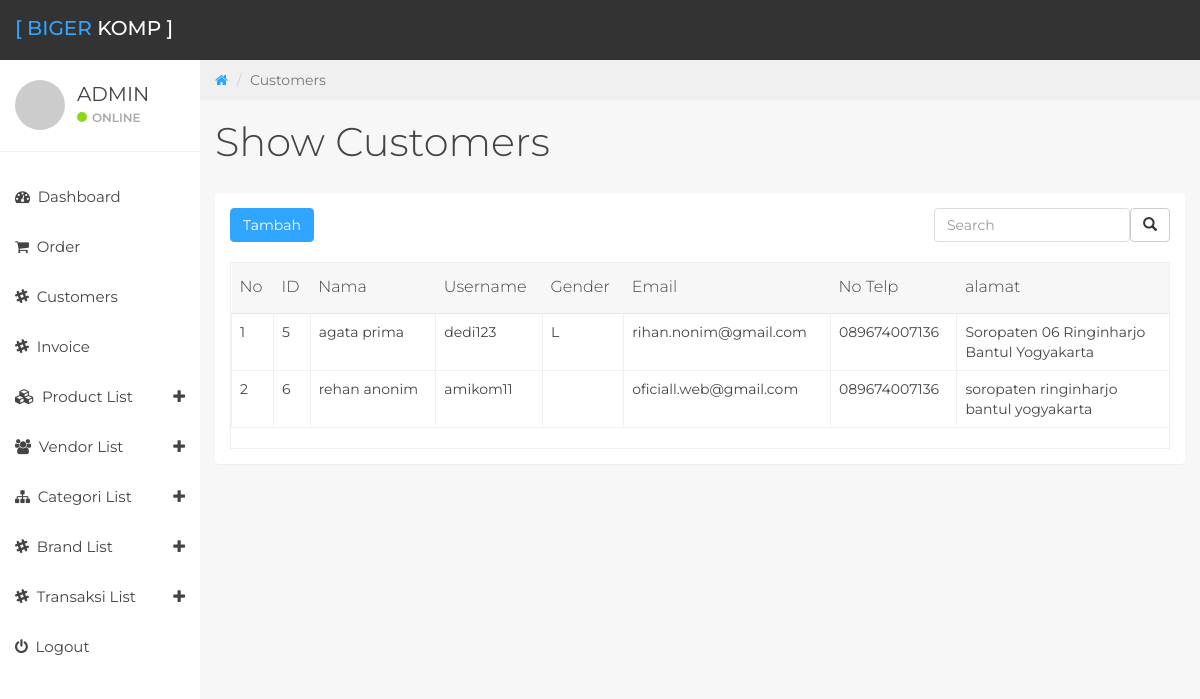
Page /home/allCs (signed in) on the committed database.
### tables this page shows
CREATE TABLE `customers` (
  `Id_cus` int(11) NOT NULL,
  `first_name` varchar(11) NOT NULL,
  `last_name` varchar(20) NOT NULL,
  `gender` varchar(2) NOT NULL,
  `email_add` text NOT NULL,
  `login_name` varchar(11) NOT NULL,
  `phone_number` varchar(12) NOT NULL,
  `add_1` text NOT NULL,
  `add_2` text NOT NULL,
  `add_3` text NOT NULL,
  `add_4` text NOT NULL,
  `image` varchar(20) NOT NULL
);

### application/libraries/template.php (called while the page is built)
<?php
class Template {
   var $template_data = array();
    public function set($name, $value)
    {
        $this->template_data[$name]=$value;
    }
    public function load($template='', $view='', $view_data='', $return = FALSE)
    {
        $this->CI =& get_instance();
        $this->set('contents',$this->CI->load->view($view, $view_data, TRUE));
        return $this->CI->load->view($template, $this->template_data, $return);
    }
}
?>

### application/controllers/home.php (called while the page is built, shortened)
<?php
class Home extends CI_Controller {
 		public function allCs(){
 			$data['value'] = $this->produk_model->getData('customers')->result();
 			$data['count'] = $this->produk_model->getData('customers')->num_rows();
 			$this->template->load('admin/wraper','admin/isi/allCs',$data);
 		}
}
?>

### index.php (called while the page is built, shortened)
<?php
require_once BASEPATH.'core/CodeIgniter.php';

### application/models/produk_model.php (called while the page is built, shortened)
<?php
	class Produk_model extends CI_Model{
		public function getData($tables){
			return $this->db->get($tables);
		}
}
?>

### application/views/admin/isi/allCs.php (the view, shortened to what this page needs)
	<div class="col-sm-9 col-sm-offset-3 col-lg-10 col-lg-offset-2 main">
		<div class="row">
			<ol class="breadcrumb">
				<li><a href="#">
					<em class="fa fa-home"></em>
				</a></li>
				<li class="active">Customers</li>
			</ol>
		</div>
		<div class="row">
			<div class="col-lg-12">
				<h1 class="page-header">Show Customers</h1>
			</div>
		</div>
	<div class="panel">
		<div class="row">
				<div class="col-lg-12">
					<div class="panel-body">
					<div class="bootstrap-table">
						<div class="fixed-table-toolbar">
							<a href="<?php echo base_url('home/addproduk'); ?>"><button class="btn btn-primary">Tambah</button></a>
							<div class="columns btn-group pull-right">
								<button class="btn btn-default" type="submit" name="search" title="search">
									<i class="glyphicon glyphicon-search icon-search"></i>
								</button>
							</div>
						<div class="pull-right search">
							<input class="form-control" type="text" placeholder="Search">
						</div>
					</div>
					<br>
					<div class="fixed-table-container">
					<div class="fixed-table-body">
						<table  class="table table-hover">
								<thead>
									<tr>
										<th>
											No
										</th>
										<th style="">
											ID
										</th>
										<th style="">
											Nama
										</th>
										<th style="">
											Username
										</th>
										<th style="">
											Gender
										</th>
										<th class="">Email</th>
										<th>
											No Telp
										</th>
										<th>
											alamat
										</th>
									</tr>
								</thead>
								<?php
								if ($count == 0) {
								?>
								<tr>
									<td align="center" colspan="8">
										<div>
											<h5>Data Kosong</h5>
										</div>
									</td>
								</tr>
								<?php
								} else {
								$i =1;
								foreach ($value as $val) {
								?>
								<tr>
									<td><?php echo $i; ?></td>
									<td style=""><?php echo $val->Id_cus; ?></td>
									<td style=""><?php echo $val->first_name."  ".$val->last_name; ?></td>
									<td style=""><?php echo $val->login_name; ?></td>
									<td style=""><?php echo $val->gender; ?> </td>
									<td style=""><?php echo $val->email_add; ?> </td>
									<td style=""><?php echo $val->phone_number; ?> </td>
									<td style=""><?php echo $val->add_1 ." ";echo $val->add_2." <br> ";  echo $val->add_3." "; echo $val->add_4." "; ?> </td>
								</tr>
								<?php
								$i++;
								}}
								?>
						</table>
					</div>
				</div>
				</div>
			</div>
		</div>
	</div>
</div>
</div>

### assets/css/styles.css (style rules this page uses)
body { background: #f7f7f7; padding-top: 60px; font-size: 14px; color: #444444; font-family: "Montserrat", "Helvetica Neue", Helvetica, Arial, sans-serif; }
a, a:hover, a:focus { color: #30a5ff; }
h1, h2, h3, h4, h5, h6 { color: #444444; }
h1 { font-weight: 300; font-size: 40px; }
input.form-control { border: 1px solid #ddd; box-shadow: none; height: 46px; }
.bootstrap-table input.form-control { height: 34px; }
.btn-primary, .btn-primary:hover, .btn-primary:focus, .btn-primary:active, .btn-primary.active, .open > .dropdown-toggle.btn-primary, .btn-primary.disabled, .btn-primary[disabled], fieldset[disabled] .btn-primary, .btn-primary.disabled:hover, .btn-primary[disabled]:hover, fieldset[disabled] .btn-primary:hover, .btn-primary.disabled:focus, .btn-primary[disabled]:focus, fieldset[disabled] .btn-primary:focus, .btn-primary.disabled:active, .btn-primary[disabled]:active, fieldset[disabled] .btn-primary:active, .btn-primary.disabled.active, .btn-primary[disabled].active, fieldset[disabled] .btn-primary.active { background-color: #30a5ff !important; border-color: #30a5ff !important; }
.panel { border: 0; }
.breadcrumb { border-radius: 0; padding: 10px 15px 10px 15px; background: #f0f0f0; margin: 0; }
h1.page-header { margin-top: 20px; border-bottom: 0; }
.table { background: #fff; }
.fixed-table-container { border: 1px solid #f0f0f0; }
.fixed-table-container thead th { background: #f7f7f8; border-color: #ddd; color: #444444; font-weight: 300; font-size: 16px; }
.fixed-table-container tbody td { border: 1px solid #f0f0f0; }
.fixed-table-container tbody td:last-child { border-right: none; }
.table > thead > tr > th { border-bottom: 1px solid #e6e7e8; vertical-align: middle; height: 50px; padding: 8px; }

### rows in the picture
customers: Id_cus "5", first_name "agata", last_name "prima", login_name "dedi123", gender "L", email_add "rihan.nonim@gmail.com", phone_number "089674007136", add_1 "Soropaten 06", add_2 "Ringinharjo", add_3 "Bantul", add_4 "Yogyakarta"
customers: Id_cus "6", first_name "rehan", last_name "anonim", login_name "amikom11", email_add "oficiall.web@gmail.com", phone_number "089674007136", add_1 "soropaten", add_2 "ringinharjo", add_3 "bantul", add_4 "yogyakarta"
